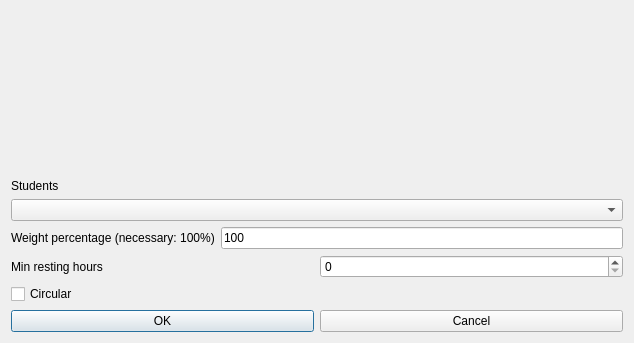
<?xml version="1.0" encoding="UTF-8"?>
<ui version="4.0">
 <class>ModifyConstraintStudentsSetMinRestingHoursForm_template</class>
 <widget class="QDialog" name="ModifyConstraintStudentsSetMinRestingHoursForm_template">
  <property name="geometry">
   <rect>
    <x>0</x>
    <y>0</y>
    <width>634</width>
    <height>343</height>
   </rect>
  </property>
  <property name="windowTitle">
   <string extracomment="This is the title of the dialog to modify a constraint of this type">Modify students set min resting hours</string>
  </property>
  <layout class="QGridLayout" name="gridLayout">
   <item row="2" column="0" colspan="2">
    <layout class="QHBoxLayout" name="horizontalLayout">
     <item>
      <widget class="QLabel" name="weightTextLabel">
       <property name="frameShape">
        <enum>QFrame::NoFrame</enum>
       </property>
       <property name="frameShadow">
        <enum>QFrame::Plain</enum>
       </property>
       <property name="text">
        <string>Weight percentage (necessary: 100%)</string>
       </property>
       <property name="wordWrap">
        <bool>false</bool>
       </property>
      </widget>
     </item>
     <item>
      <widget class="QLineEdit" name="weightLineEdit">
       <property name="text">
        <string notr="true">100</string>
       </property>
      </widget>
     </item>
    </layout>
   </item>
   <item row="3" column="0" colspan="2">
    <layout class="QHBoxLayout" name="horizontalLayout_2">
     <item>
      <widget class="QLabel" name="textLabel1">
       <property name="text">
        <string>Min resting hours</string>
       </property>
       <property name="wordWrap">
        <bool>false</bool>
       </property>
      </widget>
     </item>
     <item>
      <widget class="QSpinBox" name="minRestingHoursSpinBox"/>
     </item>
    </layout>
   </item>
   <item row="5" column="0" colspan="2">
    <layout class="QHBoxLayout">
     <item>
      <widget class="QPushButton" name="okPushButton">
       <property name="text">
        <string>OK</string>
       </property>
      </widget>
     </item>
     <item>
      <widget class="QPushButton" name="cancelPushButton">
       <property name="text">
        <string>Cancel</string>
       </property>
      </widget>
     </item>
    </layout>
   </item>
   <item row="4" column="0" colspan="2">
    <widget class="QCheckBox" name="circularCheckBox">
     <property name="text">
      <string>Circular</string>
     </property>
    </widget>
   </item>
   <item row="0" column="0" colspan="2">
    <spacer name="spacer9">
     <property name="orientation">
      <enum>Qt::Vertical</enum>
     </property>
     <property name="sizeType">
      <enum>QSizePolicy::Expanding</enum>
     </property>
     <property name="sizeHint" stdset="0">
      <size>
       <width>20</width>
       <height>30</height>
      </size>
     </property>
    </spacer>
   </item>
   <item row="1" column="0" colspan="2">
    <layout class="QVBoxLayout" name="verticalLayout">
     <item>
      <widget class="QLabel" name="studentsTextLabel">
       <property name="frameShape">
        <enum>QFrame::NoFrame</enum>
       </property>
       <property name="frameShadow">
        <enum>QFrame::Plain</enum>
       </property>
       <property name="text">
        <string>Students</string>
       </property>
       <property name="wordWrap">
        <bool>false</bool>
       </property>
      </widget>
     </item>
     <item>
      <widget class="QComboBox" name="studentsComboBox">
       <property name="editable">
        <bool>false</bool>
       </property>
       <property name="insertPolicy">
        <enum>QComboBox::NoInsert</enum>
       </property>
       <property name="duplicatesEnabled">
        <bool>false</bool>
       </property>
      </widget>
     </item>
    </layout>
   </item>
  </layout>
 </widget>
 <layoutdefault spacing="6" margin="11"/>
 <resources/>
 <connections/>
</ui>
